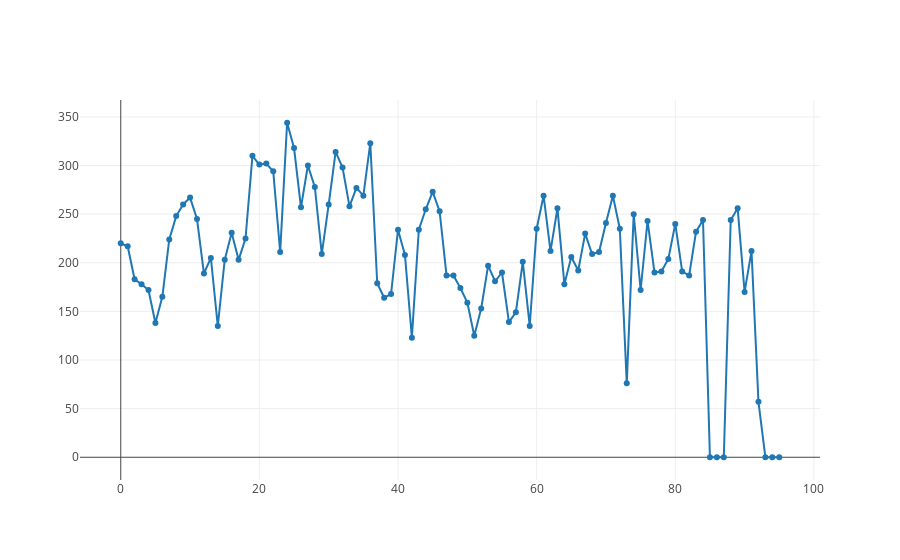

Here is the notebook cell this chart was saved with:
### Code cell
console.log(time_series.sort())
openDigger.render.plotly([
        {y: time_series.map(d => d[2]) ,mode: 'lines+markers', name: 'activity'}
    ], );

### Figure 1 — Plotly figure (JSON) as saved in the notebook; plotly's stock layout.template omitted (floating-point values rounded to 4 significant figures)
{"data": [{"mode": "lines+markers", "name": "activity", "y": ["220", "217", "183", "178", "172", "138", "165", "224", "248", "260", "267", "245", "189", "205", "135", "203", "231", "203", "225", "310", "301", "302", "294", "211", "344", "318", "257", "300", "278", "209", "260", "314", "298", "258", "277", "269", "323", "179", "164", "168", "234", "208", "123", "234", "255", "273", "253", "187", "187", "174", "159", "125", "153", "197", "181", "190", "139", "149", "201", "135", "235", "269", "212", "256", "178", "206", "192", "230", "209", "211", "241", "269", "235", "76", "250", "172", "243", "190", "191", "204", "240", "191", "187", "232", "244", "0", "0", "0", "244", "256", "170", "212", "57", "0", "0", "0"]}], "layout": {}}
